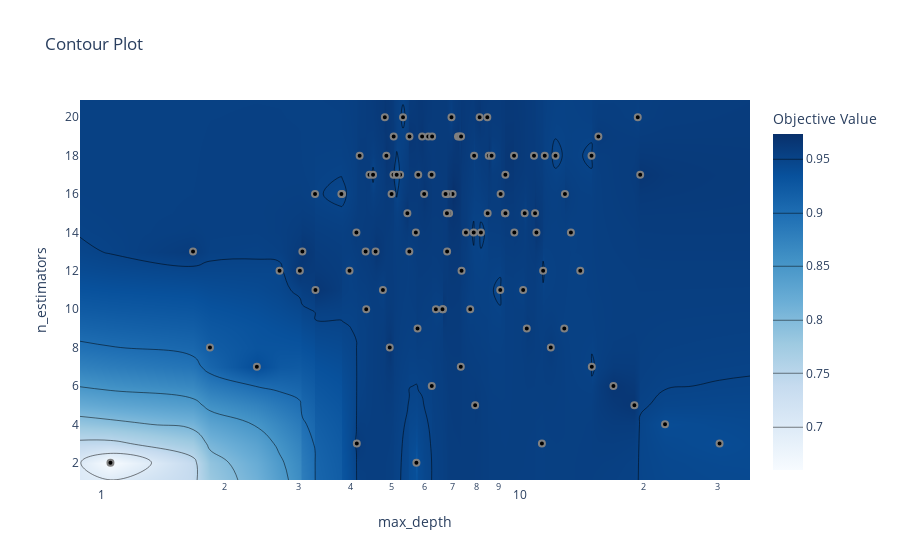

This figure's notebook cell:
### Code cell
optuna.visualization.plot_contour(study, params=['n_estimators', 'max_depth'])
